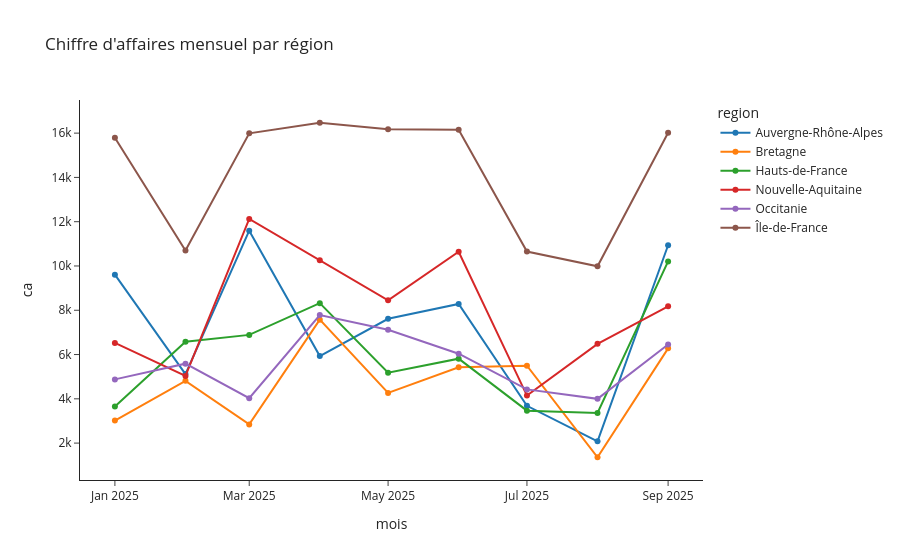

Source (notebook cell):
### Markdown cell above
### Question 3.1

Crée avec `px.line` un graphique du chiffre d'affaires mensuel par région (`color="region"`), avec des marqueurs (`markers=True`) et un titre, dans une variable `fig_ca`. Ajoute le nombre de commandes dans l'info-bulle avec `hover_data=["nb_commandes"]`. Termine par `fig_ca.show()`, puis survole les courbes et clique sur une région dans la légende.

### Code cell
fig_ca = px.line(
    indicateurs,
    x="mois",
    y="ca",
    color="region",
    markers=True,
    hover_data=["nb_commandes"],
    title="Chiffre d'affaires mensuel par région",
    template="simple_white",
)
fig_ca.show()

### Figure 1 — Plotly figure (JSON) as saved in the notebook; plotly's stock layout.template omitted (floating-point values rounded to 4 significant figures)
{"data": [{"customdata": [[45], [31], [60], [41], [46], [53], [30], [15], [57]], "hovertemplate": "region=Auvergne-Rhône-Alpes<br>mois=%{x}<br>ca=%{y}<br>nb_commandes=%{customdata[0]}<extra></extra>", "legendgroup": "Auvergne-Rhône-Alpes", "line": {"color": "#1F77B4", "dash": "solid"}, "marker": {"symbol": "circle"}, "mode": "lines+markers", "name": "Auvergne-Rhône-Alpes", "orientation": "v", "showlegend": true, "type": "scatter", "x": ["2025-01-01T00:00:00.000000", "2025-02-01T00:00:00.000000", "2025-03-01T00:00:00.000000", "2025-04-01T00:00:00.000000", "2025-05-01T00:00:00.000000", "2025-06-01T00:00:00.000000", "2025-07-01T00:00:00.000000", "2025-08-01T00:00:00.000000", "2025-09-01T00:00:00.000000"], "xaxis": "x", "y": [9608.0, 5118.0, 11590.0, 5933.0, 7614.0, 8287.0, 3686.0, 2081.0, 10940.0], "yaxis": "y"}, {"customdata": [[22], [23], [23], [31], [26], [24], [18], [12], [30]], "hovertemplate": "region=Bretagne<br>mois=%{x}<br>ca=%{y}<br>nb_commandes=%{customdata[0]}<extra></extra>", "legendgroup": "Bretagne", "line": {"color": "#FF7F0E", "dash": "solid"}, "marker": {"symbol": "circle"}, "mode": "lines+markers", "name": "Bretagne", "orientation": "v", "showlegend": true, "type": "scatter", "x": ["2025-01-01T00:00:00.000000", "2025-02-01T00:00:00.000000", "2025-03-01T00:00:00.000000", "2025-04-01T00:00:00.000000", "2025-05-01T00:00:00.000000", "2025-06-01T00:00:00.000000", "2025-07-01T00:00:00.000000", "2025-08-01T00:00:00.000000", "2025-09-01T00:00:00.000000"], "xaxis": "x", "y": [3016.0, 4814.0, 2844.0, 7575.0, 4266.0, 5427.0, 5498.0, 1361.0, 6280.0], "yaxis": "y"}, {"customdata": [[24], [45], [42], [31], [44], [39], [26], [17], [52]], "hovertemplate": "region=Hauts-de-France<br>mois=%{x}<br>ca=%{y}<br>nb_commandes=%{customdata[0]}<extra></extra>", "legendgroup": "Hauts-de-France", "line": {"color": "#2CA02C", "dash": "solid"}, "marker": {"symbol": "circle"}, "mode": "lines+markers", "name": "Hauts-de-France", "orientation": "v", "showlegend": true, "type": "scatter", "x": ["2025-01-01T00:00:00.000000", "2025-02-01T00:00:00.000000", "2025-03-01T00:00:00.000000", "2025-04-01T00:00:00.000000", "2025-05-01T00:00:00.000000", "2025-06-01T00:00:00.000000", "2025-07-01T00:00:00.000000", "2025-08-01T00:00:00.000000", "2025-09-01T00:00:00.000000"], "xaxis": "x", "y": [3656.0, 6575.0, 6888.0, 8321.0, 5178.0, 5814.0, 3465.0, 3363.0, 10210.0], "yaxis": "y"}, {"customdata": [[32], [32], [47], [37], [34], [47], [22], [20], [42]], "hovertemplate": "region=Nouvelle-Aquitaine<br>mois=%{x}<br>ca=%{y}<br>nb_commandes=%{customdata[0]}<extra></extra>", "legendgroup": "Nouvelle-Aquitaine", "line": {"color": "#D62728", "dash": "solid"}, "marker": {"symbol": "circle"}, "mode": "lines+markers", "name": "Nouvelle-Aquitaine", "orientation": "v", "showlegend": true, "type": "scatter", "x": ["2025-01-01T00:00:00.000000", "2025-02-01T00:00:00.000000", "2025-03-01T00:00:00.000000", "2025-04-01T00:00:00.000000", "2025-05-01T00:00:00.000000", "2025-06-01T00:00:00.000000", "2025-07-01T00:00:00.000000", "2025-08-01T00:00:00.000000", "2025-09-01T00:00:00.000000"], "xaxis": "x", "y": [6525.0, 5033.0, 12120.0, 10260.0, 8450.0, 10640.0, 4146.0, 6483.0, 8181.0], "yaxis": "y"}, {"customdata": [[31], [32], [25], [49], [32], [37], [21], [23], [38]], "hovertemplate": "region=Occitanie<br>mois=%{x}<br>ca=%{y}<br>nb_commandes=%{customdata[0]}<extra></extra>", "legendgroup": "Occitanie", "line": {"color": "#9467BD", "dash": "solid"}, "marker": {"symbol": "circle"}, "mode": "lines+markers", "name": "Occitanie", "orientation": "v", "showlegend": true, "type": "scatter", "x": ["2025-01-01T00:00:00.000000", "2025-02-01T00:00:00.000000", "2025-03-01T00:00:00.000000", "2025-04-01T00:00:00.000000", "2025-05-01T00:00:00.000000", "2025-06-01T00:00:00.000000", "2025-07-01T00:00:00.000000", "2025-08-01T00:00:00.000000", "2025-09-01T00:00:00.000000"], "xaxis": "x", "y": [4878.0, 5588.0, 4031.0, 7785.0, 7119.0, 6037.0, 4426.0, 3998.0, 6456.0], "yaxis": "y"}, {"customdata": [[72], [66], [89], [71], [77], [96], [54], [49], [100]], "hovertemplate": "region=Île-de-France<br>mois=%{x}<br>ca=%{y}<br>nb_commandes=%{customdata[0]}<extra></extra>", "legendgroup": "Île-de-France", "line": {"color": "#8C564B", "dash": "solid"}, "marker": {"symbol": "circle"}, "mode": "lines+markers", "name": "Île-de-France", "orientation": "v", "showlegend": true, "type": "scatter", "x": ["2025-01-01T00:00:00.000000", "2025-02-01T00:00:00.000000", "2025-03-01T00:00:00.000000", "2025-04-01T00:00:00.000000", "2025-05-01T00:00:00.000000", "2025-06-01T00:00:00.000000", "2025-07-01T00:00:00.000000", "2025-08-01T00:00:00.000000", "2025-09-01T00:00:00.000000"], "xaxis": "x", "y": [15790.0, 10700.0, 15990.0, 16470.0, 16170.0, 16150.0, 10650.0, 9987.0, 16020.0], "yaxis": "y"}], "layout": {"legend": {"title": {"text": "region"}, "tracegroupgap": 0}, "title": {"text": "Chiffre d'affaires mensuel par région"}, "xaxis": {"anchor": "y", "domain": [0.0, 1.0], "title": {"text": "mois"}}, "yaxis": {"anchor": "x", "domain": [0.0, 1.0], "title": {"text": "ca"}}}}
